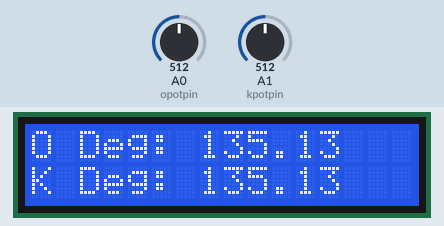
This sketch was run on a simulated Arduino Uno, built with avr-gcc and run on an emulated ATmega328P. On the bench: 16×2 character LCD. The inputs (shaded band) are chosen by the test bench; at power-on: A0 (opotpin) = 512, A1 (kpotpin) = 512.

Above: at 1.2 s.
1.3 s: A0 (opotpin) set to 716
At 2.4 s:
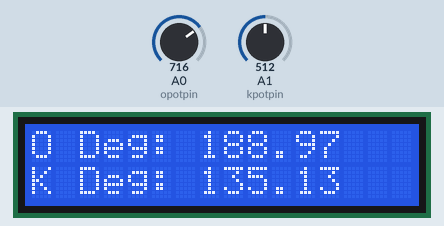
2.8 s: A1 (kpotpin) set to 716
At 3.5 s:
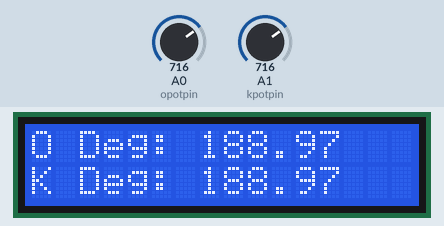
4.3 s: A0 (opotpin) set to 900
At 4.7 s:
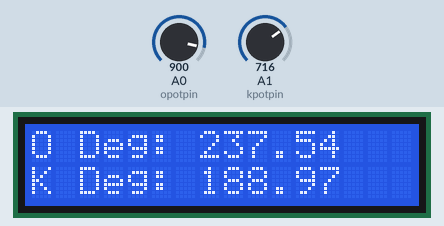
5.8 s: A1 (kpotpin) set to 900
At 7.0 s:
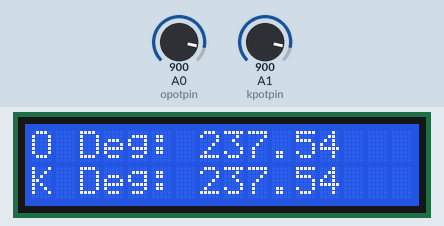
7.3 s: A0 (opotpin) set to 1023
At 8.2 s:
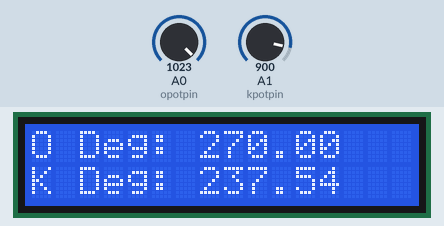
8.8 s: A1 (kpotpin) set to 1023
At 9.3 s:
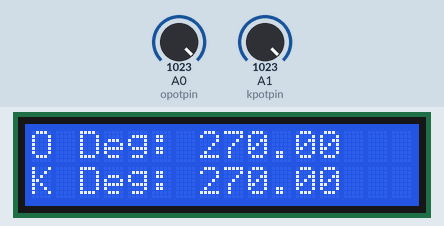
Timing chart, 0 to 11.3 s (numbered marks = the images above; inputs shaded):
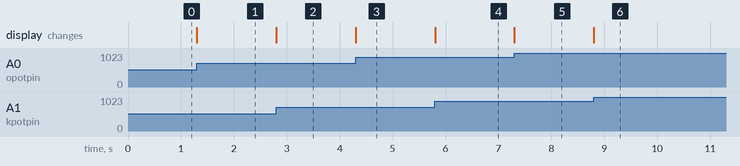

The sketch:

Pot_reader.ino
```cpp
#include <LiquidCrystal.h>

int opotpin = A0;
int kpotpin = A1;
LiquidCrystal lcd(7, 8, 9, 10, 11, 12);
double oLastMeasure = 0.00;
double kLastMeasure = 0.00;
float trm = 0.1;

void setup()
{
    lcd.begin(16, 2);
    pinMode(opotpin, INPUT);
    pinMode(kpotpin, INPUT);
    Serial.begin(9600);
    lcd.setCursor(0, 0);
    double odegrees = (analogRead(opotpin)/1023.0 * 270);
    double kdegrees = (analogRead(kpotpin)/1023.0 * 270);
    lcd.print("O Deg: ");
    lcd.print(odegrees);
    lcd.setCursor(0, 1); //set cursor to 2nd row
    lcd.print("K Deg: ");
    lcd.print(kdegrees);
}

void loop()
{
      double odegrees = (analogRead(opotpin)/1023.0 * 270);
      double kdegrees = (analogRead(kpotpin)/1023.0 * 270);
      if(odegrees - oLastMeasure > trm || odegrees - oLastMeasure < -trm)
      {
        lcd.setCursor(0, 0);
        lcd.print("O Deg: ");
        lcd.print(odegrees);
      }
      if(kdegrees - kLastMeasure > trm || kdegrees - kLastMeasure < -trm)
      {
        lcd.setCursor(0, 1); //set cursor to 2nd row
        lcd.print("K Deg: ");
        lcd.print(kdegrees);
      }

      oLastMeasure = odegrees;
      kLastMeasure = kdegrees;
}
```

Measured:
- after the input at 1.3 s, the display: changes at once (image 1)
- after the input at 2.8 s, the display: changes at once (image 2)
- after the input at 4.3 s, the display: changes at once (image 3)
- after the input at 5.8 s, the display: changes at once (image 4)
- after the input at 7.3 s, the display: changes at once (image 5)
- after the input at 8.8 s, the display: changes at once (image 6)
